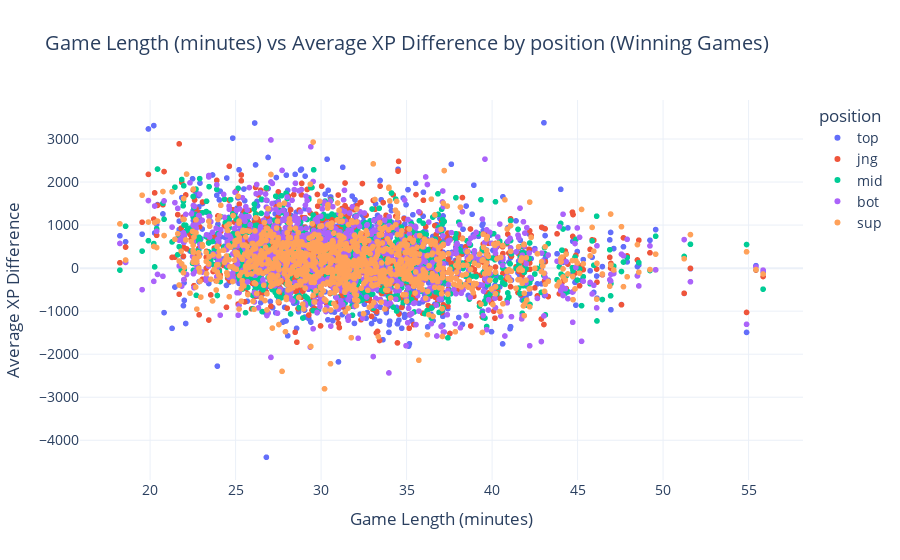

Notebook code for this chart:
### Code cell
fig = px.scatter(
    sampled_df,
    x='game_length_min',
    y='avg_xpdiff',
    color='position',
    title='Game Length (minutes) vs Average XP Difference by position (Winning Games)',
    labels={'avg_xpdiff': 'Average XP Difference', 'game_length_min': 'Game Length (minutes)'},
    template='plotly_white',
    hover_data=['position']
)

fig.update_layout(
    xaxis_title='Game Length (minutes)',
    yaxis_title='Average XP Difference',
    font=dict(size=14)
)

fig.show()

### Figure 1 — Plotly figure (JSON) as saved in the notebook; plotly's stock layout.template omitted (floating-point values rounded to 4 significant figures; data arrays with more than 128 entries replaced by an {"elided": "..."} marker saying what was removed)
{"data": [{"customdata": {"elided": "1066x1 str values"}, "hovertemplate": "position=%{customdata[0]}<br>Game Length (minutes)=%{x}<br>Average XP Difference=%{y}<extra></extra>", "legendgroup": "top", "marker": {"color": "#636efa", "symbol": "circle"}, "mode": "markers", "name": "top", "showlegend": true, "type": "scattergl", "x": {"elided": "1066 float values"}, "xaxis": "x", "y": {"elided": "1066 float values"}, "yaxis": "y"}, {"customdata": {"elided": "1066x1 str values"}, "hovertemplate": "position=%{customdata[0]}<br>Game Length (minutes)=%{x}<br>Average XP Difference=%{y}<extra></extra>", "legendgroup": "jng", "marker": {"color": "#EF553B", "symbol": "circle"}, "mode": "markers", "name": "jng", "showlegend": true, "type": "scattergl", "x": {"elided": "1066 float values"}, "xaxis": "x", "y": {"elided": "1066 float values"}, "yaxis": "y"}, {"customdata": {"elided": "1066x1 str values"}, "hovertemplate": "position=%{customdata[0]}<br>Game Length (minutes)=%{x}<br>Average XP Difference=%{y}<extra></extra>", "legendgroup": "mid", "marker": {"color": "#00cc96", "symbol": "circle"}, "mode": "markers", "name": "mid", "showlegend": true, "type": "scattergl", "x": {"elided": "1066 float values"}, "xaxis": "x", "y": {"elided": "1066 float values"}, "yaxis": "y"}, {"customdata": {"elided": "1066x1 str values"}, "hovertemplate": "position=%{customdata[0]}<br>Game Length (minutes)=%{x}<br>Average XP Difference=%{y}<extra></extra>", "legendgroup": "bot", "marker": {"color": "#ab63fa", "symbol": "circle"}, "mode": "markers", "name": "bot", "showlegend": true, "type": "scattergl", "x": {"elided": "1066 float values"}, "xaxis": "x", "y": {"elided": "1066 float values"}, "yaxis": "y"}, {"customdata": {"elided": "1066x1 str values"}, "hovertemplate": "position=%{customdata[0]}<br>Game Length (minutes)=%{x}<br>Average XP Difference=%{y}<extra></extra>", "legendgroup": "sup", "marker": {"color": "#FFA15A", "symbol": "circle"}, "mode": "markers", "name": "sup", "showlegend": true, "type": "scattergl", "x": {"elided": "1066 float values"}, "xaxis": "x", "y": {"elided": "1066 float values"}, "yaxis": "y"}], "layout": {"font": {"size": 14}, "legend": {"title": {"text": "position"}, "tracegroupgap": 0}, "title": {"text": "Game Length (minutes) vs Average XP Difference by position (Winning Games)"}, "xaxis": {"anchor": "y", "domain": [0, 1], "title": {"text": "Game Length (minutes)"}}, "yaxis": {"anchor": "x", "domain": [0, 1], "title": {"text": "Average XP Difference"}}}}
